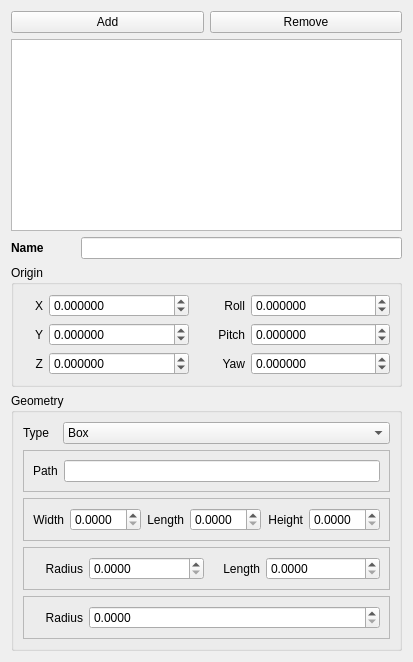
     <widget class="QWidget" name="CollisionTab">
      <attribute name="title">
       <string>Collision</string>
      </attribute>
      <layout class="QVBoxLayout" name="verticalLayout_3">
       <item>
        <layout class="QHBoxLayout" name="horizontalLayout_13">
         <item>
          <widget class="QPushButton" name="AddCollisionButton">
           <property name="text">
            <string>Add</string>
           </property>
          </widget>
         </item>
         <item>
          <widget class="QPushButton" name="RemoveCollisionButton">
           <property name="text">
            <string>Remove</string>
           </property>
          </widget>
         </item>
        </layout>
       </item>
       <item>
        <widget class="QListWidget" name="CollisionListWidget"/>
       </item>
       <item>
        <layout class="QHBoxLayout" name="horizontalLayout_18">
         <item>
          <widget class="QLabel" name="label_47">
           <property name="minimumSize">
            <size>
             <width>64</width>
             <height>0</height>
            </size>
           </property>
           <property name="font">
            <font>
             <weight>75</weight>
             <bold>true</bold>
            </font>
           </property>
           <property name="text">
            <string>Name</string>
           </property>
          </widget>
         </item>
         <item>
          <widget class="QLineEdit" name="CollisionNameLineEdit"/>
         </item>
        </layout>
       </item>
       <item>
        <widget class="QGroupBox" name="CollisionOriginGroupBox">
         <property name="enabled">
          <bool>true</bool>
         </property>
         <property name="title">
          <string>Origin</string>
         </property>
         <layout class="QGridLayout" name="gridLayout_5">
          <item row="1" column="2">
           <widget class="QLabel" name="label_20">
            <property name="maximumSize">
             <size>
              <width>50</width>
              <height>16777215</height>
             </size>
            </property>
            <property name="layoutDirection">
             <enum>Qt::LeftToRight</enum>
            </property>
            <property name="text">
             <string>Pitch</string>
            </property>
            <property name="alignment">
             <set>Qt::AlignRight|Qt::AlignTrailing|Qt::AlignVCenter</set>
            </property>
           </widget>
          </item>
          <item row="1" column="3">
           <widget class="QDoubleSpinBox" name="CollisionOriginPitchSpinBox">
            <property name="decimals">
             <number>6</number>
            </property>
            <property name="minimum">
             <double>-3.141592000000000</double>
            </property>
            <property name="maximum">
             <double>3.141592000000000</double>
            </property>
            <property name="singleStep">
             <double>0.100000000000000</double>
            </property>
           </widget>
          </item>
          <item row="2" column="0">
           <widget class="QLabel" name="label_21">
            <property name="maximumSize">
             <size>
              <width>20</width>
              <height>16777215</height>
             </size>
            </property>
            <property name="layoutDirection">
             <enum>Qt::LeftToRight</enum>
            </property>
            <property name="text">
             <string>Z</string>
            </property>
            <property name="alignment">
             <set>Qt::AlignRight|Qt::AlignTrailing|Qt::AlignVCenter</set>
            </property>
           </widget>
          </item>
          <item row="0" column="3">
           <widget class="QDoubleSpinBox" name="CollisionOriginRollSpinBox">
            <property name="decimals">
             <number>6</number>
            </property>
            <property name="minimum">
             <double>-3.141592000000000</double>
            </property>
            <property name="maximum">
             <double>3.141592000000000</double>
            </property>
            <property name="singleStep">
             <double>0.100000000000000</double>
            </property>
           </widget>
          </item>
          <item row="1" column="0">
           <widget class="QLabel" name="label_22">
            <property name="maximumSize">
             <size>
              <width>20</width>
              <height>16777215</height>
             </size>
            </property>
            <property name="layoutDirection">
             <enum>Qt::LeftToRight</enum>
            </property>
            <property name="text">
             <string>Y</string>
            </property>
            <property name="alignment">
             <set>Qt::AlignRight|Qt::AlignTrailing|Qt::AlignVCenter</set>
            </property>
           </widget>
          </item>
          <item row="1" column="1">
           <widget class="QDoubleSpinBox" name="CollisionOriginYSpinBox">
            <property name="decimals">
             <number>6</number>
            </property>
            <property name="minimum">
             <double>-10000.000000000000000</double>
            </property>
            <property name="maximum">
             <double>10000.000000000000000</double>
            </property>
            <property name="singleStep">
             <double>0.100000000000000</double>
            </property>
           </widget>
          </item>
          <item row="0" column="2">
           <widget class="QLabel" name="label_23">
            <property name="maximumSize">
             <size>
              <width>50</width>
              <height>16777215</height>
             </size>
            </property>
            <property name="layoutDirection">
             <enum>Qt::LeftToRight</enum>
            </property>
            <property name="text">
             <string>Roll</string>
            </property>
            <property name="alignment">
             <set>Qt::AlignRight|Qt::AlignTrailing|Qt::AlignVCenter</set>
            </property>
           </widget>
          </item>
          <item row="2" column="1">
           <widget class="QDoubleSpinBox" name="CollisionOriginZSpinBox">
            <property name="decimals">
             <number>6</number>
            </property>
            <property name="minimum">
             <double>-10000.000000000000000</double>
            </property>
            <property name="maximum">
             <double>10000.000000000000000</double>
            </property>
            <property name="singleStep">
             <double>0.100000000000000</double>
            </property>
           </widget>
          </item>
          <item row="2" column="2">
           <widget class="QLabel" name="label_24">
            <property name="maximumSize">
             <size>
              <width>50</width>
              <height>16777215</height>
             </size>
            </property>
            <property name="layoutDirection">
             <enum>Qt::LeftToRight</enum>
            </property>
            <property name="text">
             <string>Yaw</string>
            </property>
            <property name="alignment">
             <set>Qt::AlignRight|Qt::AlignTrailing|Qt::AlignVCenter</set>
            </property>
           </widget>
          </item>
          <item row="2" column="3">
           <widget class="QDoubleSpinBox" name="CollisionOriginYawSpinBox">
            <property name="decimals">
             <number>6</number>
            </property>
            <property name="minimum">
             <double>-3.141592000000000</double>
            </property>
            <property name="maximum">
             <double>3.141592000000000</double>
            </property>
            <property name="singleStep">
             <double>0.100000000000000</double>
            </property>
           </widget>
          </item>
          <item row="0" column="1">
           <widget class="QDoubleSpinBox" name="CollisionOriginXSpinBox">
            <property name="decimals">
             <number>6</number>
            </property>
            <property name="minimum">
             <double>-10000.000000000000000</double>
            </property>
            <property name="maximum">
             <double>10000.000000000000000</double>
            </property>
            <property name="singleStep">
             <double>0.100000000000000</double>
            </property>
           </widget>
          </item>
          <item row="0" column="0">
           <widget class="QLabel" name="label_25">
            <property name="maximumSize">
             <size>
              <width>20</width>
              <height>16777215</height>
             </size>
            </property>
            <property name="layoutDirection">
             <enum>Qt::LeftToRight</enum>
            </property>
            <property name="text">
             <string>X</string>
            </property>
            <property name="alignment">
             <set>Qt::AlignRight|Qt::AlignTrailing|Qt::AlignVCenter</set>
            </property>
           </widget>
          </item>
         </layout>
        </widget>
       </item>
       <item>
        <widget class="QGroupBox" name="CollisionGeometryGroupBox">
         <property name="enabled">
          <bool>true</bool>
         </property>
         <property name="title">
          <string>Geometry</string>
         </property>
         <layout class="QGridLayout" name="gridLayout_6">
          <item row="2" column="0" colspan="2">
           <widget class="QFrame" name="CollisionGeometryBoxTypeFrame">
            <property name="frameShape">
             <enum>QFrame::StyledPanel</enum>
            </property>
            <property name="frameShadow">
             <enum>QFrame::Raised</enum>
            </property>
            <layout class="QHBoxLayout" name="horizontalLayout_8">
             <item>
              <widget class="QLabel" name="label_26">
               <property name="maximumSize">
                <size>
                 <width>50</width>
                 <height>16777215</height>
                </size>
               </property>
               <property name="layoutDirection">
                <enum>Qt::LeftToRight</enum>
               </property>
               <property name="text">
                <string>Width</string>
               </property>
               <property name="alignment">
                <set>Qt::AlignRight|Qt::AlignTrailing|Qt::AlignVCenter</set>
               </property>
              </widget>
             </item>
             <item>
              <widget class="QDoubleSpinBox" name="CollisionGeometryBoxWidthSpinBox">
               <property name="decimals">
                <number>4</number>
               </property>
              </widget>
             </item>
             <item>
              <widget class="QLabel" name="label_27">
               <property name="maximumSize">
                <size>
                 <width>50</width>
                 <height>16777215</height>
                </size>
               </property>
               <property name="layoutDirection">
                <enum>Qt::LeftToRight</enum>
               </property>
               <property name="text">
                <string>Length</string>
               </property>
               <property name="alignment">
                <set>Qt::AlignRight|Qt::AlignTrailing|Qt::AlignVCenter</set>
               </property>
              </widget>
             </item>
             <item>
              <widget class="QDoubleSpinBox" name="CollisionGeometryBoxLengthSpinBox">
               <property name="decimals">
                <number>4</number>
               </property>
              </widget>
             </item>
             <item>
              <widget class="QLabel" name="label_28">
               <property name="maximumSize">
                <size>
                 <width>50</width>
                 <height>16777215</height>
                </size>
               </property>
               <property name="layoutDirection">
                <enum>Qt::LeftToRight</enum>
               </property>
               <property name="text">
                <string>Height</string>
               </property>
               <property name="alignment">
                <set>Qt::AlignRight|Qt::AlignTrailing|Qt::AlignVCenter</set>
               </property>
              </widget>
             </item>
             <item>
              <widget class="QDoubleSpinBox" name="CollisionGeometryBoxHeightSpinBox">
               <property name="decimals">
                <number>4</number>
               </property>
              </widget>
             </item>
            </layout>
           </widget>
          </item>
          <item row="0" column="1">
           <widget class="QComboBox" name="CollisionGeometryTypeComboBox">
            <item>
             <property name="text">
              <string>Box</string>
             </property>
            </item>
            <item>
             <property name="text">
              <string>Cylinder</string>
             </property>
            </item>
            <item>
             <property name="text">
              <string>Sphere</string>
             </property>
            </item>
            <item>
             <property name="text">
              <string>Mesh</string>
             </property>
            </item>
           </widget>
          </item>
          <item row="0" column="0">
           <widget class="QLabel" name="label_29">
            <property name="maximumSize">
             <size>
              <width>34</width>
              <height>16777215</height>
             </size>
            </property>
            <property name="text">
             <string>Type</string>
            </property>
           </widget>
          </item>
          <item row="4" column="0" colspan="2">
           <widget class="QFrame" name="CollisionGeometrySphereTypeFrame">
            <property name="frameShape">
             <enum>QFrame::StyledPanel</enum>
            </property>
            <property name="frameShadow">
             <enum>QFrame::Raised</enum>
            </property>
            <layout class="QHBoxLayout" name="horizontalLayout_9">
             <item>
              <widget class="QLabel" name="label_30">
               <property name="maximumSize">
                <size>
                 <width>50</width>
                 <height>16777215</height>
                </size>
               </property>
               <property name="layoutDirection">
                <enum>Qt::LeftToRight</enum>
               </property>
               <property name="text">
                <string>Radius</string>
               </property>
               <property name="alignment">
                <set>Qt::AlignRight|Qt::AlignTrailing|Qt::AlignVCenter</set>
               </property>
              </widget>
             </item>
             <item>
              <widget class="QDoubleSpinBox" name="CollisionGeometrySphereRadiusSpinBox">
               <property name="decimals">
                <number>4</number>
               </property>
              </widget>
             </item>
            </layout>
           </widget>
          </item>
          <item row="3" column="0" colspan="2">
           <widget class="QFrame" name="CollisionGeometryCylinderTypeFrame">
            <property name="frameShape">
             <enum>QFrame::StyledPanel</enum>
            </property>
            <property name="frameShadow">
             <enum>QFrame::Raised</enum>
            </property>
            <layout class="QHBoxLayout" name="horizontalLayout_10">
             <item>
              <widget class="QLabel" name="label_31">
               <property name="maximumSize">
                <size>
                 <width>50</width>
                 <height>16777215</height>
                </size>
               </property>
               <property name="layoutDirection">
                <enum>Qt::LeftToRight</enum>
               </property>
               <property name="text">
                <string>Radius</string>
               </property>
               <property name="alignment">
                <set>Qt::AlignRight|Qt::AlignTrailing|Qt::AlignVCenter</set>
               </property>
              </widget>
             </item>
             <item>
              <widget class="QDoubleSpinBox" name="CollisionGeometryCylinderRadiusSpinBox">
               <property name="decimals">
                <number>4</number>
               </property>
              </widget>
             </item>
             <item>
              <widget class="QLabel" name="label_32">
               <property name="maximumSize">
                <size>
                 <width>50</width>
                 <height>16777215</height>
                </size>
               </property>
               <property name="layoutDirection">
                <enum>Qt::LeftToRight</enum>
               </property>
               <property name="text">
                <string>Length</string>
               </property>
               <property name="alignment">
                <set>Qt::AlignRight|Qt::AlignTrailing|Qt::AlignVCenter</set>
               </property>
              </widget>
             </item>
             <item>
              <widget class="QDoubleSpinBox" name="CollisionGeometryCylinderLengthSpinBox">
               <property name="decimals">
                <number>4</number>
               </property>
              </widget>
             </item>
            </layout>
           </widget>
          </item>
          <item row="1" column="0" colspan="2">
           <widget class="QFrame" name="CollisionGeometryMeshTypeFrame">
            <property name="frameShape">
             <enum>QFrame::StyledPanel</enum>
            </property>
            <property name="frameShadow">
             <enum>QFrame::Raised</enum>
            </property>
            <layout class="QHBoxLayout" name="horizontalLayout_11">
             <item>
              <widget class="QLabel" name="label_14">
               <property name="text">
                <string>Path</string>
               </property>
              </widget>
             </item>
             <item>
              <widget class="QLineEdit" name="CollisionGeometryMeshPathLineEdit"/>
             </item>
            </layout>
           </widget>
          </item>
         </layout>
        </widget>
       </item>
      </layout>
     </widget>
